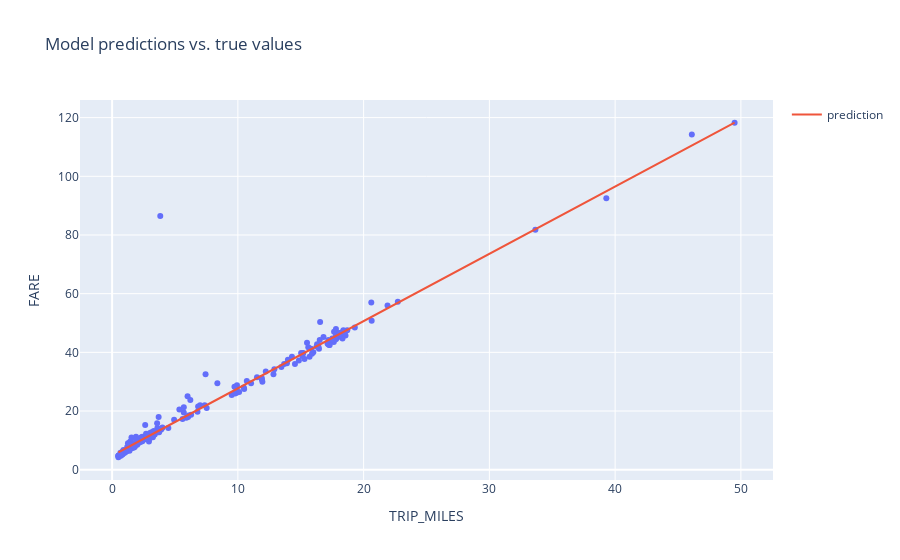

The code cell stored with this chart in its notebook:
### Code cell
#@title Code - Experiment 2

# The following variables are the hyperparameters.
# TODO - Adjust these hyperparameters to see how they impact a training run.
settings_2 = ml_edu.experiment.ExperimentSettings(
    learning_rate = 0.001,
    number_epochs = 80,
    batch_size = 500,
    input_features = ['TRIP_MILES']
)

metrics = [keras.metrics.RootMeanSquaredError(name='rmse')]

model_2 = create_model(settings_2, metrics)

experiment_2 = train_model('one_feature_hyper', model_2, training_df, 'FARE', settings_2)

ml_edu.results.plot_experiment_metrics(experiment_2, ['rmse'])
ml_edu.results.plot_model_predictions(experiment_2, training_df, 'FARE')

### Figure 1 — Plotly figure (JSON) as saved in the notebook; plotly's stock layout.template omitted (floating-point values rounded to 4 significant figures; data arrays with more than 128 entries replaced by an {"elided": "..."} marker saying what was removed)
{"data": [{"hovertemplate": "TRIP_MILES=%{x}<br>FARE=%{y}<extra></extra>", "legendgroup": "", "marker": {"color": "#636efa", "symbol": "circle"}, "mode": "markers", "name": "", "orientation": "v", "showlegend": false, "type": "scatter", "x": {"elided": "200 float values"}, "xaxis": "x", "y": {"elided": "200 float values"}, "yaxis": "y"}, {"mode": "lines", "name": "prediction", "type": "scatter", "x": {"elided": "200 float values"}, "y": {"elided": "200 float values"}}], "layout": {"legend": {"tracegroupgap": 0}, "title": {"text": "Model predictions vs. true values"}, "xaxis": {"anchor": "y", "domain": [0, 1], "title": {"text": "TRIP_MILES"}}, "yaxis": {"anchor": "x", "domain": [0, 1], "title": {"text": "FARE"}}}}
